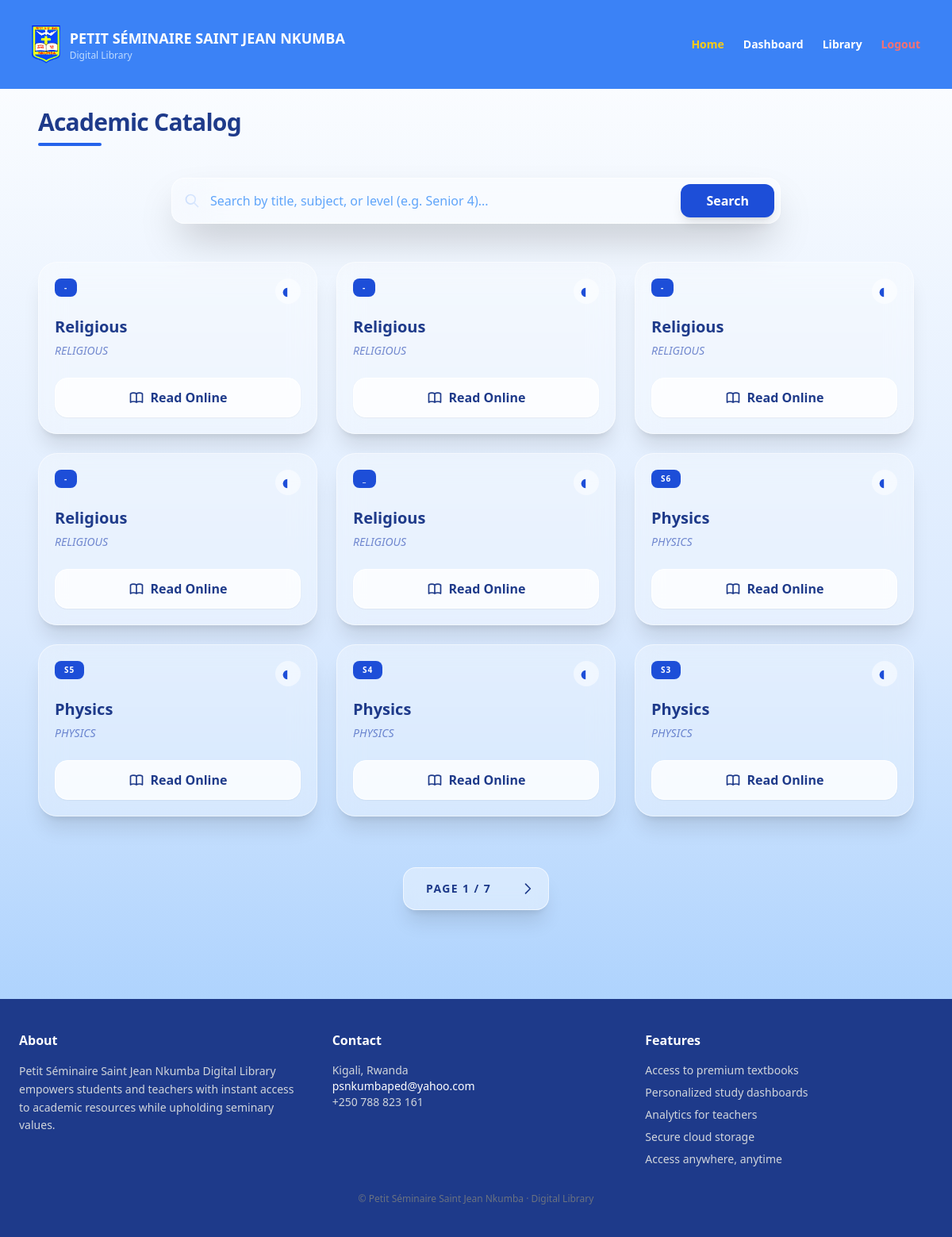
The app's page /library/ (signed in) with its own data.
### library/models.py (models this page shows, shortened)
class Book(models.Model):
    LEVEL_CHOICES = [
        ("S1", "S1"),
        ("S2", "S2"),
        ("S3", "S3"),
        ("S4", "S4"),
        ("S5", "S5"),
        ("S6", "S6"),
    ]
    title = models.CharField(max_length=255)
    subject = models.CharField(max_length=100)
    level = models.CharField(max_length=2, choices=LEVEL_CHOICES)
    pdf_url = models.URLField(blank=True, null=True)
    cover_image = models.URLField(blank=True, null=True)
    created_at = models.DateTimeField(default=timezone.now)

### library/views.py (the view)
# urls.py: path('', include('library.urls')),
def library(request):
    if not request.user.is_authenticated:
        return redirect("login")
    query = request.GET.get("q", "")
    books = Book.objects.all()
    if query:
        books = books.filter(
            Q(title__icontains=query) |
            Q(subject__icontains=query) |
            Q(level__icontains=query)
        )
    paginator = Paginator(books.order_by("-id"), 9)
    page_obj = paginator.get_page(request.GET.get("page"))
    return render(request, "library/library.html", {
        "page_obj": page_obj,
        "query": query
    })

### library/templates/library/library.html (shortened to what this page needs)
{% extends "library/base.html" %}
{% load static %}
{% block content %}
<div class="max-w-7xl mx-auto px-4 sm:px-6">
    <div class="mb-10 animate-fade-in">
        <h2 class="text-3xl font-black text-blue-900 tracking-tight">Academic Catalog</h2>
        <div class="h-1 w-20 bg-blue-600 rounded-full mt-2"></div>
    </div>
    <section class="mb-12">
        <form method="get" class="relative max-w-3xl mx-auto group">
            <div class="absolute inset-y-0 left-0 pl-4 flex items-center pointer-events-none">
                <svg class="h-5 w-5 text-blue-500 group-focus-within:text-blue-700 transition-colors" fill="none" stroke="currentColor" viewBox="0 0 24 24">
                    <path stroke-linecap="round" stroke-linejoin="round" stroke-width="2" d="M21 21l-6-6m2-5a7 7 0 11-14 0 7 7 0 0114 0z"></path>
                </svg>
            </div>
            <input
                type="text"
                name="q"
                placeholder="Search by title, subject, or level (e.g. Senior 4)..."
                value="{{ query }}"
                class="w-full pl-12 pr-32 py-4 bg-white/40 backdrop-blur-xl border border-white/60 rounded-2xl shadow-2xl
                       focus:ring-4 focus:ring-blue-500/20 focus:bg-white/80 transition-all text-blue-900 placeholder-blue-400 outline-none"
            >
            <button
                type="submit"
                class="absolute right-2 top-2 bottom-2 px-8 bg-blue-700 text-white rounded-xl font-bold hover:bg-blue-800 active:scale-95 transition-all shadow-lg">
                Search
            </button>
        </form>
    </section>
    <div class="grid grid-cols-1 sm:grid-cols-2 lg:grid-cols-3 xl:grid-cols-4 gap-6">
        {% for book in page_obj %}
            <div class="group relative bg-white/30 backdrop-blur-lg border border-white/50 rounded-3xl p-5 flex flex-col shadow-xl hover:shadow-2xl hover:-translate-y-2 transition-all duration-300">
                <div class="flex justify-between items-start mb-4">
                    <span class="px-3 py-1 rounded-lg bg-blue-700 text-white text-[10px] font-bold uppercase tracking-widest">
                        {{ book.level }}
                    </span>
                    <div class="p-2 bg-white/50 rounded-full">
                        <svg class="w-4 h-4 text-blue-700" fill="currentColor" viewBox="0 0 20 20"><path d="M9 4.804A7.994 7.994 0 002 12a7.994 7.994 0 007 7.196V4.804z"></path></svg>
                    </div>
                </div>
                <div class="flex-grow">
                    <h3 class="font-extrabold text-xl text-blue-900 leading-tight mb-2 group-hover:text-blue-700 transition-colors">
                        {{ book.title }}
                    </h3>
                    <p class="text-sm font-medium text-blue-800/60 uppercase italic">{{ book.subject }}</p>
                </div>
                {% if book.pdf_url %}
                    <a href="{{ book.pdf_url }}" target="_blank"
                       class="mt-6 flex items-center justify-center gap-2 w-full py-3 bg-white/80 text-blue-900 rounded-2xl font-bold border border-white hover:bg-blue-700 hover:text-white hover:border-blue-700 transition-all shadow-sm">
                        Read Online
                    </a>
                {% endif %}
            </div>
        {% endfor %}
    </div>
    {% if page_obj.has_other_pages %}
    <div class="mt-16 flex justify-center pb-10">
        <nav class="inline-flex items-center p-1 bg-white/40 backdrop-blur-md rounded-2xl border border-white/60 shadow-xl">
            <div class="px-6 py-2 text-sm font-black text-blue-900 uppercase tracking-widest">
                Page {{ page_obj.number }} / {{ page_obj.paginator.num_pages }}
            </div>
            {% if page_obj.has_next %}
                <a href="?q={{ query|urlencode }}&page={{ page_obj.next_page_number }}"
                   class="p-3 rounded-xl hover:bg-blue-700 hover:text-white transition-all text-blue-900">
                   <svg class="w-5 h-5" fill="none" stroke="currentColor" viewBox="0 0 24 24"><path stroke-linecap="round" stroke-linejoin="round" stroke-width="2" d="M9 5l7 7-7 7"></path></svg>
                </a>
            {% endif %}
        </nav>
    </div>
    {% endif %}
</div>
{% endblock %}

### records on screen
Book: level "-", title "Religious", subject "RELIGIOUS"
Book: level "-", title "Religious", subject "RELIGIOUS"
Book: level "-", title "Religious", subject "RELIGIOUS"
Book: level "-", title "Religious", subject "RELIGIOUS"
Book: level "_", title "Religious", subject "RELIGIOUS"
Book: level "S6", title "Physics", subject "PHYSICS"
Book: level "S5", title "Physics", subject "PHYSICS"
Book: level "S4", title "Physics", subject "PHYSICS"
Book: level "S3", title "Physics", subject "PHYSICS"

### other values on screen
{{ page_obj.number }} "1"
{{ page_obj.paginator.num_pages }} "7"
